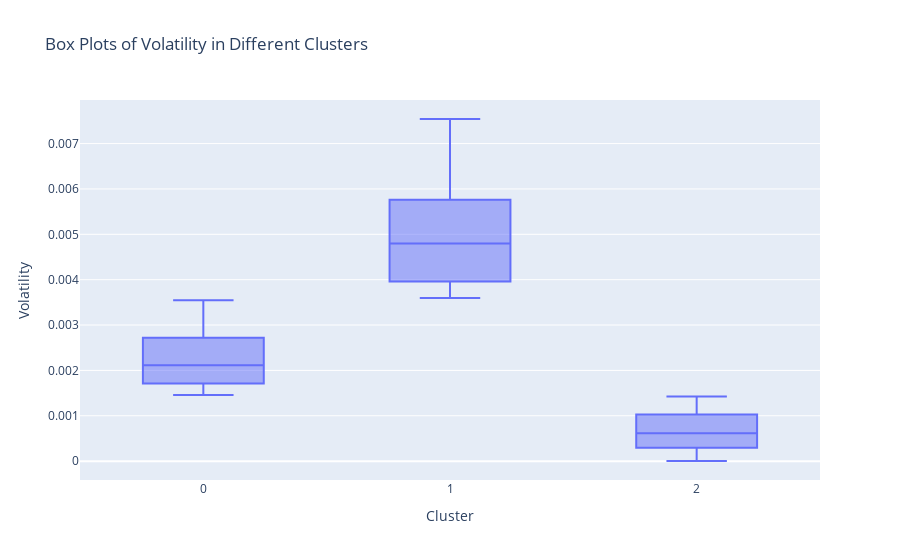

The code cell stored with this chart in its notebook:
### Code cell
fig = px.box(clusterData, x='Cluster', y='Volatility',
             title='Box Plots of Volatility in Different Clusters')
fig.show()

### Figure 1 — Plotly figure (JSON) as saved in the notebook; plotly's stock layout.template omitted (floating-point values rounded to 4 significant figures; data arrays with more than 128 entries replaced by an {"elided": "..."} marker saying what was removed)
{"data": [{"alignmentgroup": "True", "hovertemplate": "Cluster=%{x}<br>Volatility=%{y}<extra></extra>", "legendgroup": "", "marker": {"color": "#636efa"}, "name": "", "notched": false, "offsetgroup": "", "orientation": "v", "showlegend": false, "type": "box", "x": {"elided": "498 int values"}, "x0": " ", "xaxis": "x", "y": {"elided": "498 float values"}, "y0": " ", "yaxis": "y"}], "layout": {"boxmode": "group", "legend": {"tracegroupgap": 0}, "title": {"text": "Box Plots of Volatility in Different Clusters"}, "xaxis": {"anchor": "y", "domain": [0, 1], "title": {"text": "Cluster"}}, "yaxis": {"anchor": "x", "domain": [0, 1], "title": {"text": "Volatility"}}}}
